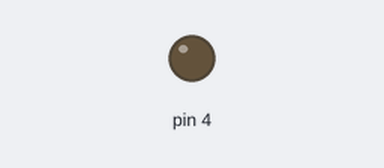
This sketch was run on a simulated Arduino Uno, built with avr-gcc and run on an emulated ATmega328P. On the bench: output pins drawn as LEDs (lit = HIGH).

Above: at 6.4 s.
At 19.1 s:
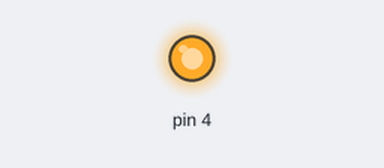
Timing chart, 0 to 33.2 s (numbered marks = the images above):
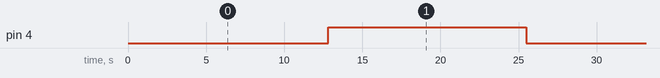

Measured:
- by itself, pin 4: alternates HIGH for 12.7 s and LOW for 12.8 s

The sketch:

sketch_sep30c.ino
```cpp
void setup() {
  // put your setup code here, to run once:
  pinMode(4, OUTPUT);
  digitalWrite(4, LOW); // 初始滅


}

void loop() {
  // put your main code here, to run repeatedly:
  for(int i = 0; i < 255; i++){
    analogWrite(4, i);
    delay(100);
  }
}
```
